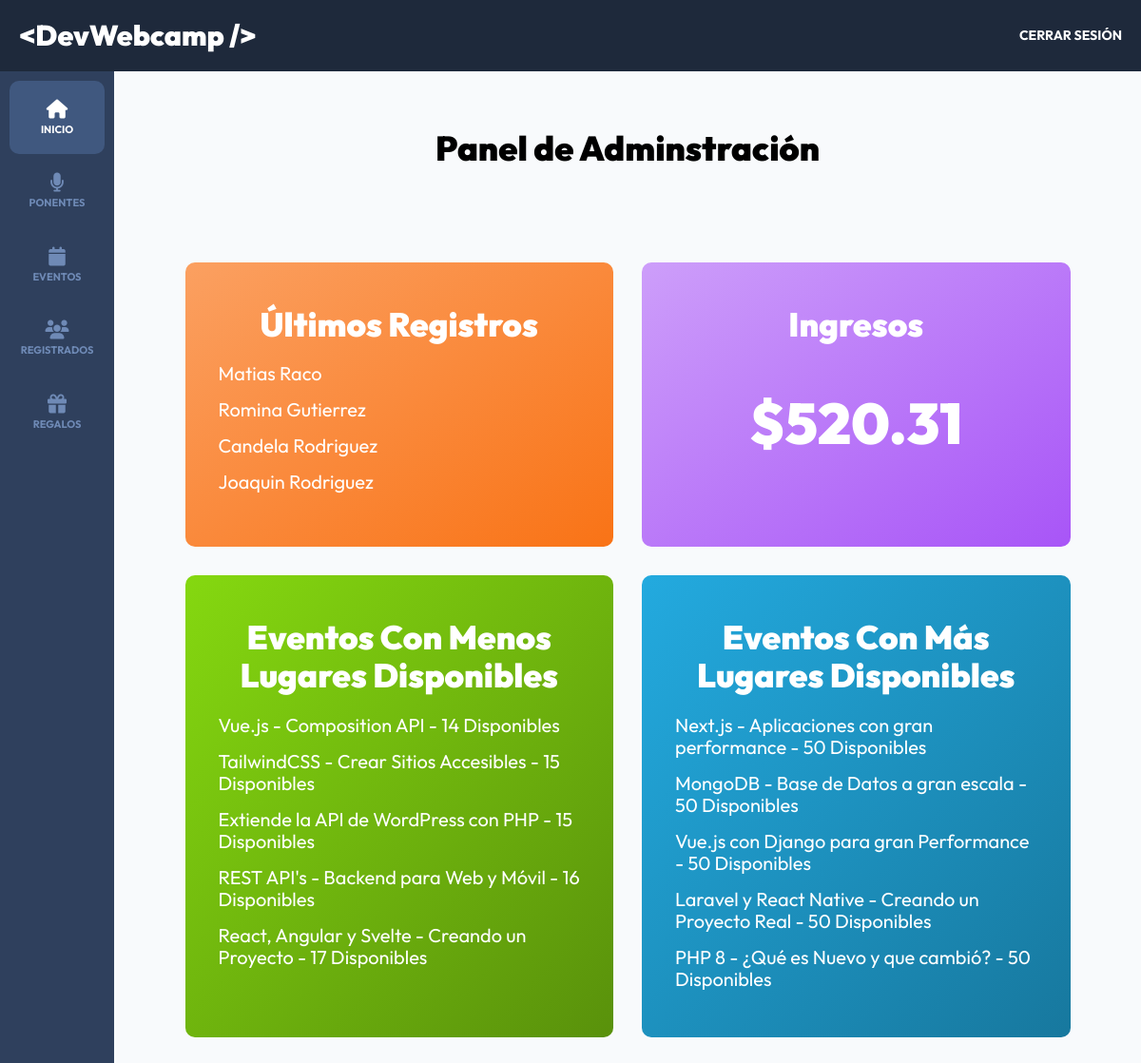
/admin/dashboard (signed in), run on the app's committed database.
### tables this page shows
CREATE TABLE `registros` (
  `id` int NOT NULL AUTO_INCREMENT,
  `paquete_id` int DEFAULT NULL,
  `pago_id` varchar(30) DEFAULT NULL,
  `token` varchar(8) DEFAULT NULL,
  `regalo_id` int DEFAULT NULL,
  `usuario_id` int DEFAULT NULL,
  PRIMARY KEY (`id`),
  KEY `usuarioId` (`usuario_id`),
  KEY `paquete_id` (`paquete_id`),
  KEY `regalo_id` (`regalo_id`),
  CONSTRAINT `registros_ibfk_1` FOREIGN KEY (`usuario_id`) REFERENCES `usuarios` (`id`),
  CONSTRAINT `registros_ibfk_2` FOREIGN KEY (`paquete_id`) REFERENCES `paquetes` (`id`),
  CONSTRAINT `registros_ibfk_3` FOREIGN KEY (`regalo_id`) REFERENCES `regalos` (`id`)
);

CREATE TABLE `usuarios` (
  `id` int NOT NULL AUTO_INCREMENT,
  `nombre` varchar(40) DEFAULT NULL,
  `apellido` varchar(40) DEFAULT NULL,
  `email` varchar(40) DEFAULT NULL,
  `password` varchar(60) DEFAULT NULL,
  `confirmado` tinyint(1) DEFAULT NULL,
  `token` varchar(13) DEFAULT NULL,
  `admin` tinyint(1) DEFAULT NULL,
  PRIMARY KEY (`id`)
);

CREATE TABLE `eventos` (
  `id` int NOT NULL AUTO_INCREMENT,
  `nombre` varchar(120) DEFAULT NULL,
  `descripcion` text,
  `disponibles` int DEFAULT NULL,
  `categoria_id` int NOT NULL,
  `dia_id` int NOT NULL,
  `hora_id` int NOT NULL,
  `ponente_id` int NOT NULL,
  PRIMARY KEY (`id`),
  KEY `fk_eventos_categorias_idx` (`categoria_id`),
  KEY `fk_eventos_dias1_idx` (`dia_id`),
  KEY `fk_eventos_horas1_idx` (`hora_id`),
  KEY `fk_eventos_ponentes1_idx` (`ponente_id`),
  CONSTRAINT `fk_eventos_categorias` FOREIGN KEY (`categoria_id`) REFERENCES `categorias` (`id`),
  CONSTRAINT `fk_eventos_dias1` FOREIGN KEY (`dia_id`) REFERENCES `dias` (`id`),
  CONSTRAINT `fk_eventos_horas1` FOREIGN KEY (`hora_id`) REFERENCES `horas` (`id`),
  CONSTRAINT `fk_eventos_ponentes1` FOREIGN KEY (`ponente_id`) REFERENCES `ponentes` (`id`)
);

### controllers/DashboardController.php (called while the page is built, shortened)
<?php
class DashboardController {
    public static function index ( Router $router ) {
        $registros = Registro::get(5);
        foreach($registros as $registro) {
            $registro->usuario = Usuario::find($registro->usuario_id);
        }
        $virtuales = Registro::total("paquete_id", 2);
        $preseciales = Registro::total("paquete_id", 1);
        $ingresos = ($virtuales * 46.41) + ($preseciales * 236.95);
        $menos_disponibles = Evento::ordenarLimite("disponibles", "ASC", 5);
        $mas_disponibles = Evento::ordenarLimite("disponibles", "DESC", 5);
        $router->render("admin/dashboard/index", [
            "titulo" => "Panel de Adminstración",
            "registros" => $registros,
            "ingresos" => $ingresos,
            "menos_disponibles" => $menos_disponibles,
            "mas_disponibles" => $mas_disponibles
        ]);
    }
}

### public/index.php (called while the page is built, shortened)
<?php
$router = new Router();
$router->get('/login', [AuthController::class, 'login']);
$router->post('/login', [AuthController::class, 'login']);
$router->post('/logout', [AuthController::class, 'logout']);
$router->get('/registro', [AuthController::class, 'registro']);
$router->post('/registro', [AuthController::class, 'registro']);
$router->get('/olvide', [AuthController::class, 'olvide']);
$router->post('/olvide', [AuthController::class, 'olvide']);
$router->get('/reestablecer', [AuthController::class, 'reestablecer']);
$router->post('/reestablecer', [AuthController::class, 'reestablecer']);
$router->get('/mensaje', [AuthController::class, 'mensaje']);
$router->get('/confirmar-cuenta', [AuthController::class, 'confirmar']);
$router->get('/admin/dashboard', [DashboardController::class, 'index']);
$router->get('/admin/ponentes', [PonentesController::class, 'index']);
$router->get('/admin/ponentes/crear', [PonentesController::class, 'crear']);
$router->post('/admin/ponentes/crear', [PonentesController::class, 'crear']);
$router->get('/admin/ponentes/editar', [PonentesController::class, 'editar']);
$router->post('/admin/ponentes/editar', [PonentesController::class, 'editar']);
$router->post('/admin/ponentes/eliminar', [PonentesController::class, 'eliminar']);
$router->get('/admin/eventos', [EventosController::class, 'index']);
$router->get('/admin/eventos/crear', [EventosController::class, 'crear']);
$router->post('/admin/eventos/crear', [EventosController::class, 'crear']);
$router->get('/admin/eventos/editar', [EventosController::class, 'editar']);
$router->post('/admin/eventos/editar', [EventosController::class, 'editar']);
$router->post('/admin/eventos/eliminar', [EventosController::class, 'eliminar']);
$router->get('/api/eventos-horario', [APIEventos::class, 'index']);
$router->get('/api/ponentes', [APIPonentes::class, 'index']);
$router->get('/api/ponente', [APIPonentes::class, 'ponente']);
$router->get('/api/regalos', [APIRegalos::class, 'index']);
$router->get('/admin/registrados', [RegistradosController::class, 'index']);
$router->get('/admin/regalos', [RegalosController::class, 'index']);
$router->get("/finalizar-registro", [RegistroController::class, "crear"]);
$router->post("/finalizar-registro/gratis", [RegistroController::class, "gratis"]);
$router->post("/finalizar-registro/pagar", [RegistroController::class, "pagar"]);
$router->get("/finalizar-registro/conferencias", [RegistroController::class, "conferencias"]);
$router->POST("/finalizar-registro/conferencias", [RegistroController::class, "conferencias"]);
$router->get("/boleto", [RegistroController::class, "boleto"]);
$router->get('/', [PaginasController::class, 'index']);
$router->get('/devwebcamp', [PaginasController::class, 'eventos']);
$router->get('/paquetes', [PaginasController::class, 'paquetes']);
$router->get('/workshops-conferencias', [PaginasController::class, 'conferencias']);
$router->get('/404', [PaginasController::class, 'error']);
$router->comprobarRutas();

### models/ActiveRecord.php (called while the page is built, shortened)
<?php
class ActiveRecord {
    protected static $db;
    protected static $tabla = '';
    public static function setDB($database) {
        self::$db = $database;
    }
    public static function consultarSQL($query) {
        $resultado = self::$db->query($query);
        $array = [];
        while($registro = $resultado->fetch_assoc()) {
            $array[] = static::crearObjeto($registro);
        }
        return $array;
    }
    protected static function crearObjeto($registro) {
        $objeto = new static;
        foreach($registro as $key => $value ) {
            if(property_exists( $objeto, $key  )) {
                $objeto->$key = $value;
            }
        }
        return $objeto;
    }
    public static function find($id) {
        $query = "SELECT * FROM " . static::$tabla  ." WHERE id = ${id}";
        $resultado = self::consultarSQL($query);
        return array_shift( $resultado ) ;
    }
    public static function get($limite) {
        $query = "SELECT * FROM " . static::$tabla . " ORDER BY id DESC LIMIT ${limite} " ;
        $resultado = self::consultarSQL($query);
        return $resultado;
    }
    public static function ordenarLimite($columna, $orden, $limite) {
        $query = "SELECT * FROM " . static::$tabla . " ORDER BY ${columna} ${orden} LIMIT ${limite}";
        $resultado = self::consultarSQL($query);
        return $resultado;
    }
    public static function total($columna = "", $valor = "") {
        $query = "SELECT COUNT(*) FROM " . static::$tabla;
        if($columna) {
            $query .= " WHERE ${columna} = ${valor}";
        }
        $resultado = self::$db->query($query);
        $total = $resultado->fetch_array();
        return array_shift ($total);
    }
}

### views/admin/dashboard/index.php (the view)
<h2 class="dashboard__heading"><?php echo $titulo ?></h2>
<main class="bloques">
    <div class="bloques__grid">
        <div class="bloque">
            <h3 class="bloque__heading">Últimos Registros</h3>
            <?php foreach($registros as $registro): ?>
                <div class="bloque__contenido">
                    <p class="bloque__texto">
                        <?php echo $registro->usuario->nombre . " " . $registro->usuario->apellido; ?>
                    </p>
                </div>
            <?php endforeach; ?>
        </div>
        <div class="bloque">
            <h3 class="bloque__heading">Ingresos</h3>
                <p class="bloque__texto--cantidad">$<?php echo $ingresos ?></p>
        </div>
        <div class="bloque">
            <h3 class="bloque__heading">Eventos Con Menos Lugares Disponibles</h3>
                <?php foreach($menos_disponibles as $evento): ?>
                    <p class="bloque__texto">
                        <?php echo $evento->nombre . " - " . $evento->disponibles . " Disponibles"?>
                    </p>
                <?php endforeach; ?>
        </div>
        <div class="bloque">
            <h3 class="bloque__heading">Eventos Con Más Lugares Disponibles</h3>
                <?php foreach($mas_disponibles as $evento): ?>
                    <p class="bloque__texto">
                        <?php echo $evento->nombre . " - " . $evento->disponibles . " Disponibles"?>
                    </p>
                <?php endforeach; ?>
        </div>
    </div>
</main>

### public/build/css/app.css (style rules this page uses)
html { -webkit-text-size-adjust:100%;line-height:1.15 }
body { margin:0 }
main { display:block }
html { box-sizing:border-box;font-size:62.5%;height:100% }
*,:after,:before { box-sizing:inherit }
body { font-family:Outfit,sans-serif;font-size:1.8rem }
h1,h2,h3 { font-family:Outfit,sans-serif;font-weight:900;margin:2rem 0 }
h2 { font-size:3.6rem }
h3 { font-size:3rem }
[class$=__heading] { font-family:Outfit,sans-serif;font-weight:900;margin:5rem 0 3rem;text-align:center }
.dashboard { background-color:#f8fafc;display:flex;flex-direction:column;height:100% }
.bloques { margin:0 auto;width:min(95%,140rem) }
@media (min-width:768px) { .bloques { margin-top:10rem } }
.bloques__grid { display:grid;gap:3rem;grid-template-columns:repeat(1,1fr) }
@media (min-width:1024px) { .bloques__grid { display:grid;gap:3rem;grid-template-columns:repeat(2,1fr) } }
.bloque { border-radius:1rem;color:#fff;padding:3.5rem }
.bloque:first-child { background-image:linear-gradient(to left top,#f97316,#fba061) }
.bloque:nth-child(2) { background-image:linear-gradient(to left top,#a855f7,#cd9efa) }
.bloque:nth-child(3) { background-image:linear-gradient(to left top,#59910b,#85d810) }
.bloque:nth-child(4) { background-image:linear-gradient(to left top,#17789e,#23aadf) }
.bloque__heading { font-size:3.5rem;margin:1rem 0 2rem }
.bloque__texto { font-size:2rem;margin:1.5rem 0 }
.bloque__texto--cantidad { font-size:6rem;font-weight:900;margin-top:5rem;text-align:center }

### data on the page
registros: usuario.nombre "Matias", usuario.apellido "Raco"
registros: usuario.nombre "Romina", usuario.apellido "Gutierrez"
registros: usuario.nombre "Candela", usuario.apellido "Rodriguez"
registros: usuario.nombre "Joaquin", usuario.apellido "Rodriguez"
eventos: nombre "Vue.js - Composition API", disponibles "14"
eventos: nombre "TailwindCSS - Crear Sitios Accesibles", disponibles "15"
eventos: nombre "Extiende la API de WordPress con PHP", disponibles "15"
eventos: nombre "REST API's - Backend para Web y Móvil", disponibles "16"
eventos: nombre "React, Angular y Svelte - Creando un Proyecto", disponibles "17"
eventos: nombre "Next.js - Aplicaciones con gran performance", disponibles "50"
eventos: nombre "MongoDB - Base de Datos a gran escala", disponibles "50"
eventos: nombre "Vue.js con Django para gran Performance", disponibles "50"
eventos: nombre "Laravel y React Native - Creando un Proyecto Real", disponibles "50"
eventos: nombre "PHP 8 - ¿Qué es Nuevo y que cambió?", disponibles "50"

### other printed values
$titulo "Panel de Adminstración"
$ingresos "520.31"
